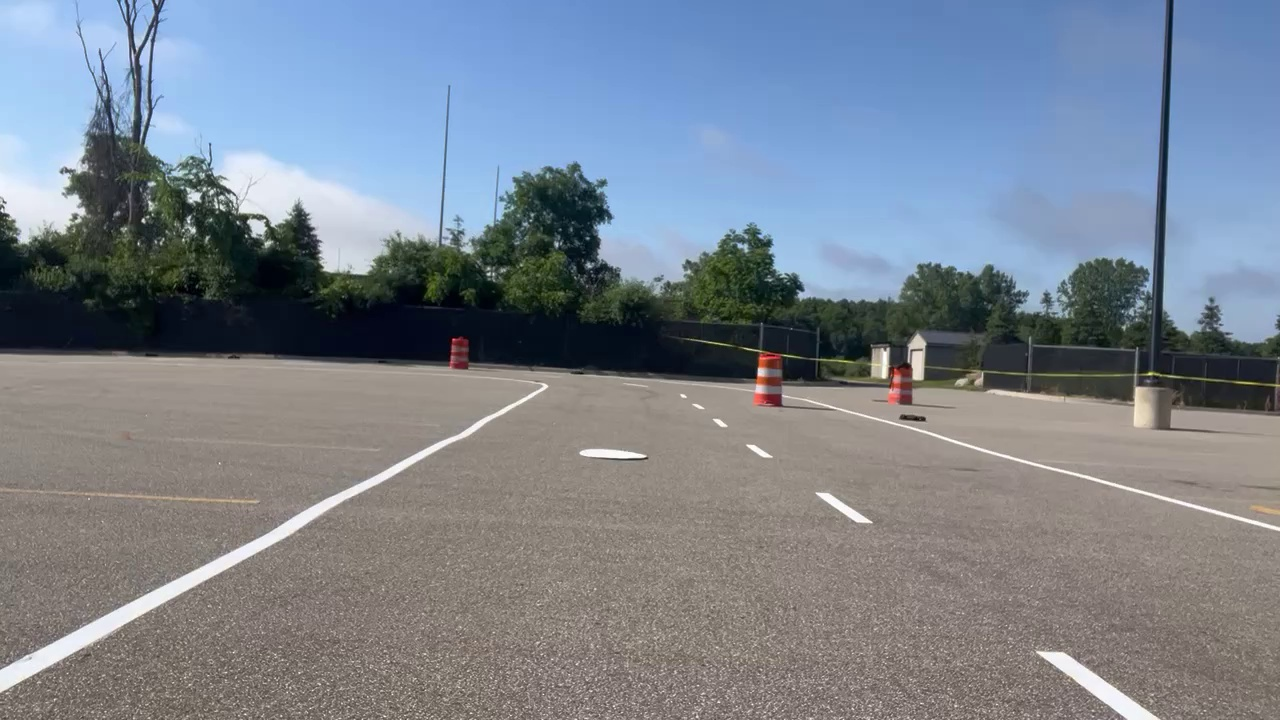
#> input picture examples/raw/frame_000000.jpg, 1280 x 720 px
$ python original_viewer.py
#> lines starting #> are read from the running program, lines starting #| are printed output that depends on the picture; after the words box and inside, x2 and y2 are one past the last pixel; in counts of white or black regions, pixels touching at a corner belong together
"""Inspect every lane-processing stage beside its final result. Run with Python."""
from __future__ import annotations
import argparse
import json
from dataclasses import dataclass
from pathlib import Path
import cv2
import numpy as np

WINDOW = "MARVIN - lane pipeline | I/O masks | A/D images"
MODES = ["Article HSL white", "Previous HSV defaults", "Saved HSL"]
STAGES = [
    ("Original", "Unmodified raw frame."),
    ("HSV saturation", "HSV saturation channel: white paint usually has low saturation."),
    ("HSV value", "HSV value channel: brightness."),
    ("HSL lightness", "OpenCV calls HSL HLS: channels are H, L, S."),
    ("HSL saturation", "HSL saturation channel."),
    ("Article white mask", "From the article notebook: HSL lightness 200..255; any hue or saturation."),
    ("Previous HSV mask", "HSV H=0..180, S=0..30, V=195..255; previous tester defaults."),
    ("Saved HSL mask", "Saved HSL settings: H=0..36, L=59..205, S=0..40."),
    ("Active color mask", "A copy of the Article white, Previous HSV, or Saved HSL mask selected by M."),
    ("Filtered original", "Original colors kept where the active mask is white; all other pixels become black."),
    ("Grayscale", "Filtered BGR image converted to grayscale."),
    ("Gaussian blur", "11 x 11 Gaussian smoothing, as in the article."),
    ("Canny edges", "Canny low=50, high=150, as in the linked article."),
    ("ROI edges", "Canny edges AND region mask; input to Hough transform."),
    ("Raw Hough segments", "All Hough segments, including rejected candidates."),
    ("Accepted segments", "Reject flat segments; group by position; keep the strongest aligned set with enough foreground support."),
    ("Fitted line mask", "Least-squares straight estimates; inferred extensions are not paint pixels."),
]

def in_range(img, lo, hi):
    return cv2.inRange(img, np.array(lo, np.uint8), np.array(hi, np.uint8))

def consistent_segments(segments, width):
    """Choose the length-supported line consensus, rather than averaging markings."""
    if not segments:
        return []
    seg = np.asarray(segments,dtype=float)
    lengths = np.hypot(seg[:,2]-seg[:,0],seg[:,3]-seg[:,1])
    best = None
    best_score = -1
    for x1,y1,x2,y2 in seg:
        a = (x2-x1)/(y2-y1)
        b = x1-a*y1
        # Both endpoints must be close to the candidate infinite line.
        residual = np.maximum(np.abs(seg[:,0]-a*seg[:,1]-b),np.abs(seg[:,2]-a*seg[:,3]-b))/np.sqrt(1+a*a)
        keep = residual <= max(5,width*.008)
        score = float(lengths[keep].sum())
        if score > best_score:
            best_score,best = score,keep
    return seg[best].astype(int).tolist()

def process(img, mode=0, article_roi=False):
    h, w = img.shape[:2]
    hsv = cv2.cvtColor(img, cv2.COLOR_BGR2HSV)
    hls = cv2.cvtColor(img, cv2.COLOR_BGR2HLS)
    white = in_range(hls, [0,200,0], [180,255,255])
    old_hsv = in_range(hsv, [0,0,195], [180,30,255])
    saved_hsl = in_range(hls, [0,59,0], [36,205,40])
    active = [white, old_hsv, saved_hsl][mode]
    filtered = cv2.bitwise_and(img, img, mask=active)
    gray = cv2.cvtColor(filtered, cv2.COLOR_BGR2GRAY)
    blur = cv2.GaussianBlur(gray, (11,11), 0)
    edges = cv2.Canny(blur, 50, 150)
    roi = np.zeros((h,w), np.uint8)
    # Scale the notebook's 960x540 trapezoid, avoiding its resolution-specific bug.
    points = (np.array([[130/960,1], [410/960,330/540], [650/960,350/540], [930/960,1]]) * [w-1,h-1]).astype(np.int32) if article_roi else np.array([[0,int(.4*h)],[w-1,int(.4*h)],[w-1,h-1],[0,h-1]],np.int32)
    cv2.fillPoly(roi, [points], 255)
    cropped = edges & roi
    lines = cv2.HoughLinesP(cropped, 1, np.pi/180, 15, minLineLength=20, maxLineGap=10)
    raw = np.zeros_like(img); accepted = raw.copy(); fits = raw.copy()
    groups = [[] for _ in range(2 if article_roi else 3)]
    candidates = [[] for _ in groups]
    colors = [(255,110,40),(60,230,80),(70,100,255)]
    counts = [0]*len(groups)
    if lines is not None:
        for x1,y1,x2,y2 in lines[:,0]:
            cv2.line(raw,(x1,y1),(x2,y2),(210,210,210),2,cv2.LINE_AA)
            dx,dy = float(x2-x1),float(y2-y1)
            if abs(dy) < 8 or abs(dx/dy) > 3.5: continue
            xb = x1 + (h-1-y1)*dx/dy
            if article_roi:
                if dx == 0: continue
                slope = dy/dx
                if slope < -.3 and (x1+x2)/2 < .6*w: group = 0
                elif slope > .3 and (x1+x2)/2 > .4*w: group = 1
                else: continue
            else:
                if not -.5*w < xb < 1.5*w: continue
                group = 0 if xb < .3*w else (1 if xb < .75*w else 2)
            candidates[group].append((x1,y1,x2,y2))
    for k,segments in enumerate(candidates):
        coherent = consistent_segments(segments,w)
        if coherent:
            ys = np.asarray(coherent)[:,[1,3]]
            # Short bright objects above the foreground are weak lane evidence.
            if np.ptp(ys) < .08*h or ys.max() < .7*h:
                coherent = []
        for x1,y1,x2,y2 in coherent:
            groups[k].extend([(x1,y1),(x2,y2)])
            counts[k] += 1
            cv2.line(accepted,(x1,y1),(x2,y2),colors[k],3,cv2.LINE_AA)
    for k, pts in enumerate(groups):
        if len(pts) < 4: continue
        pts = np.array(pts, dtype=float)
        if np.ptp(pts[:,1]) < 15: continue
        # Fit x(y), handling vertical lines without dividing by dx.
        a,b = np.polyfit(pts[:,1],pts[:,0],1)
        # A raised ROI may include sky: do not extrapolate upward beyond evidence.
        y0,y1 = max(int(points[:,1].min()),int(pts[:,1].min())),h-1
        p0,p1 = (int(np.clip(a*y0+b,-2*w,3*w)),y0),(int(np.clip(a*y1+b,-2*w,3*w)),y1)
        cv2.line(fits,p0,p1,colors[k],6,cv2.LINE_AA)
    fits = cv2.bitwise_and(fits,fits,mask=roi)
    final = img.copy()
    visible = np.any(accepted > 0,axis=2)
    final[visible] = accepted[visible]
    visible = np.any(fits > 0,axis=2)
    final[visible] = (final[visible]*.2 + fits[visible]*.8).astype(np.uint8)
    cv2.polylines(final,[points],True,(0,220,255),1,cv2.LINE_AA)
    stages = [img,hsv[:,:,1],hsv[:,:,2],hls[:,:,1],hls[:,:,2],white,old_hsv,saved_hsl,active,filtered,gray,blur,edges,cropped,raw,accepted,fits]
    return stages, final, {"segments":int(0 if lines is None else len(lines)),"accepted_by_group":counts,"fitted_groups":int(sum(len(p)>=4 and np.ptp(np.array(p)[:,1])>=15 for p in groups))}

def panel(img, title, size=(620,370)):
    if img.ndim == 2: img = cv2.cvtColor(img,cv2.COLOR_GRAY2BGR)
    w,h = size; canvas = np.full((h,w,3),20,np.uint8)
    scale = min(w/img.shape[1],(h-38)/img.shape[0])
    nw,nh = max(1,int(img.shape[1]*scale)),max(1,int(img.shape[0]*scale))
    x,y = (w-nw)//2,38+(h-38-nh)//2
    canvas[y:y+nh,x:x+nw] = cv2.resize(img,(nw,nh),interpolation=cv2.INTER_AREA)
    cv2.putText(canvas,title,(12,25),cv2.FONT_HERSHEY_SIMPLEX,.58,(240,240,240),1,cv2.LINE_AA)
    return canvas

@dataclass
class State:
    index: int = 0
    stage: int = 8
    mode: int = 0
    article_roi: bool = False
    def key(self,key,n):
        if key in (ord('i'),ord('I')): self.stage = (self.stage-1)%len(STAGES)
        elif key in (ord('o'),ord('O')): self.stage = (self.stage+1)%len(STAGES)
        elif key in (ord('a'),ord('A'),2424832,65361): self.index = (self.index-1)%n
        elif key in (ord('d'),ord('D'),2555904,65363): self.index = (self.index+1)%n
        elif key in (ord('m'),ord('M')): self.mode = (self.mode+1)%len(MODES)
        elif key in (ord('r'),ord('R')): self.article_roi = not self.article_roi
        elif key in (ord('q'),ord('Q'),27): return False
        return True

def compose(img, stages, final, info, state, name, n):
    top = np.hstack([panel(img,"RAW / "+name),panel(stages[state.stage],f"{state.stage+1:02}/{len(STAGES)} / "+STAGES[state.stage][0]),panel(final,"FINAL / "+MODES[state.mode])])
    footer = np.full((125,top.shape[1],3),24,np.uint8)
    roi = "ARTICLE trapezoid / two lane fits" if state.article_roi else "MARVIN boundary 2/5 from top / bottom 60%"
    description = STAGES[state.stage][1]
    if STAGES[state.stage][0] == "Active color mask":
        description = f"Source: {MODES[state.mode]} mask. M changes this selection; it feeds all following stages."
    texts = [f"Image {state.index+1}/{n}   |   I / O: previous / next mask   A / D or arrows: image   M: pipeline   R: ROI   S: save   Q: quit",
             description,f"ROI: {roi}  |  Hough: {info['segments']}  |  accepted: {info['accepted_by_group']}  |  fits: {info['fitted_groups']}",
             "Final always follows the active pipeline. Viewing another stage does not change it. Colored extensions are straight estimates."]
    for j,t in enumerate(texts): cv2.putText(footer,t,(12,24+j*27),cv2.FONT_HERSHEY_SIMPLEX,.56,(220,220,220),1,cv2.LINE_AA)
    return np.vstack([top,footer])

def main():
    parser = argparse.ArgumentParser(description=__doc__)
    parser.add_argument("image_folder",nargs="?",type=Path,help="Original raw-image folder; opens a folder picker when omitted")
    parser.add_argument("--export",action="store_true",help="Export a preview and all stages of the first image without a GUI")
    parser.add_argument("--output-dir",type=Path,default=Path.cwd()/'results'/'original',help="Folder for exports and saved images")
    args = parser.parse_args()
    if args.image_folder is None:
        if args.export: parser.error("Provide an image folder when using --export")
        try:
            import tkinter as tk
            from tkinter.filedialog import askdirectory
            root=tk.Tk(); root.withdraw()
            try: selected=askdirectory(title='Choose the original raw-image folder',parent=root)
#> the answer given: ../../examples/raw
            finally: root.destroy()
        except Exception as exc:
            parser.error(f"Cannot open folder picker ({exc}). Pass the image folder as an argument.")
        if not selected: return
        args.image_folder=Path(selected)
    files = sorted(p for p in args.image_folder.rglob('*') if p.suffix.lower() in {'.jpg','.jpeg','.png','.bmp','.tif','.tiff','.webp'}) if args.image_folder.is_dir() else []
    if not files: raise SystemExit(f"No images in {args.image_folder}. Supply your image folder as an argument.")
    state = State(); cache = None; displayed = None
    if not args.export:
        cv2.namedWindow(WINDOW,cv2.WINDOW_NORMAL); cv2.resizeWindow(WINDOW,1600,470)
    while True:
        signature = (state.index,state.mode,state.article_roi)
        if signature != cache:
            img = cv2.imread(str(files[state.index]))
#> img is the input picture: shape (720, 1280, 3); mean B, G, R 142.7, 131.4, 122.7
            if img is None: raise SystemExit(f"Cannot read {files[state.index]}")
            stages,final,info = process(img,state.mode,state.article_roi); cache = signature
#> in process, `cv2.fillPoly(roi, [points], 255)`:
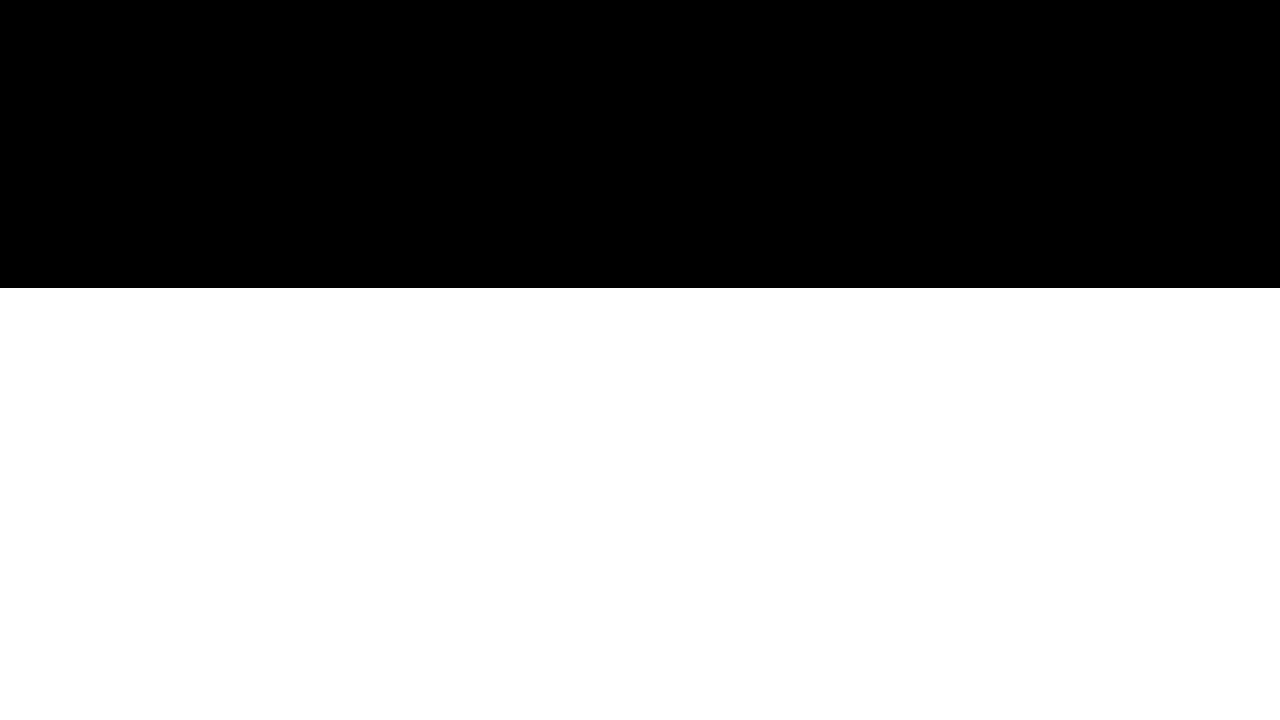
#> roi: shape (720, 1280); 60% white; 1 black region, box (x1, y1, x2, y2) and area: (0, 0, 1280, 288) 368640
#> in process, `cropped = edges & roi`:
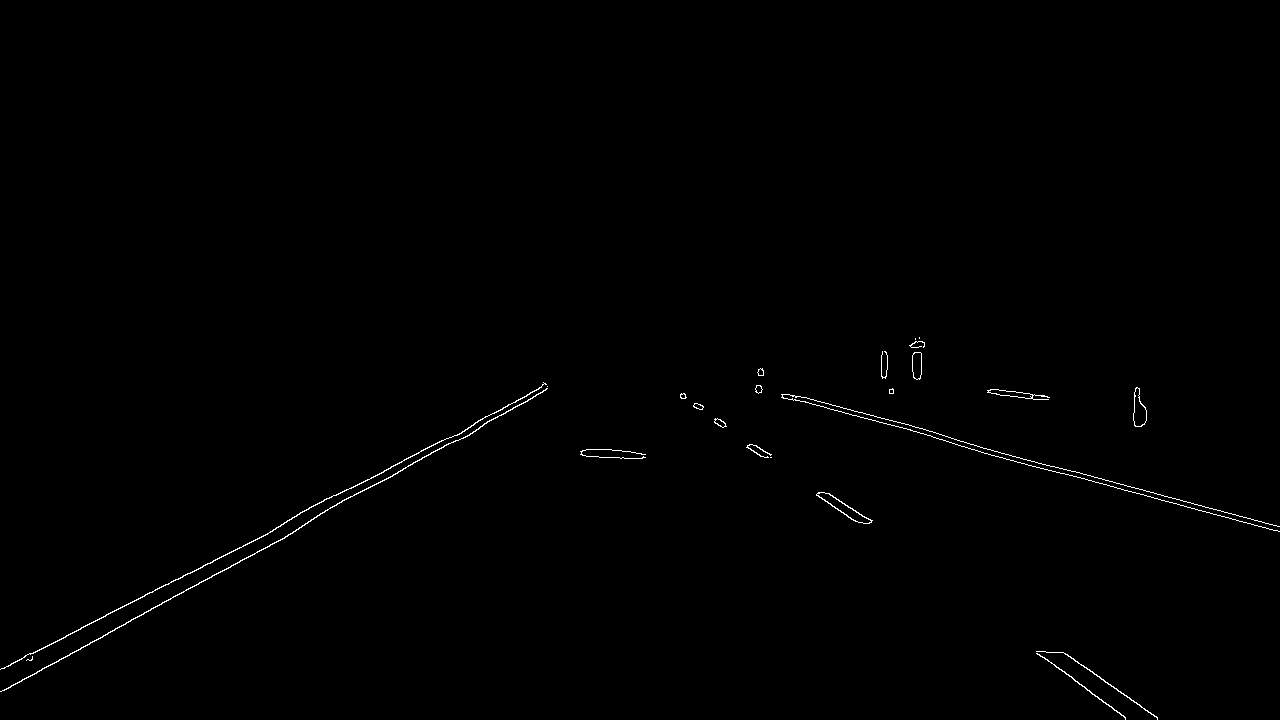
#> cropped: shape (720, 1280); 0.43% white in thin lines or dots, all inside (x1, y1, x2, y2) = (0, 337, 1280, 720)
#> in process, `lines = cv2.HoughLinesP(cropped, 1, np.pi/180, 15, minLineLength=20, m..`: lines = 54 rows, first 6: [0, 669, 275, 529], [10, 687, 257, 551], [308, 521, 449, 443], [1053, 466, 1279, 526], [799, 396, 941, 434], [958, 445, 1279, 531]
#> the loop in process, `for x1,y1,x2,y2 in lines[:,0]:` made 54 passes
#> (x1, y1, x2, y2, dx, dy, xb, group) on passes 1, 2, 3, 7, 8, 10, 11, 12: (0, 669, 275, 529, 275, -140, -98.21, 0), (10, 687, 257, 551, 247, -136, -48.12, 0), (308, 521, 449, 443, 141, -78, -49.92, 0), (1094, 674, 1157, 717, 63, 43, 1159.9, 2), (474, 423, 526, 396, 52, -27, -96.07, 0), (824, 499, 855, 521, 31, 22, 1134, 2), (1036, 651, 1125, 718, 89, 67, 1126.3, 2), (300, 512, 401, 462, 101, -50, -118.1, 0)
#> after the loop in process, `for k,segments in enumerate(candidates):`: counts = [19, 0, 10]; ys = [[674, 717], [499, 521], [493, 522], [652, 671], [493, 520], [494, 519], [691, 717], [661, 688], [393, 408], [493, 512]]
#> in process, `cv2.polylines(final,[points],True,(0,220,255),1,cv2.LINE_AA)`:
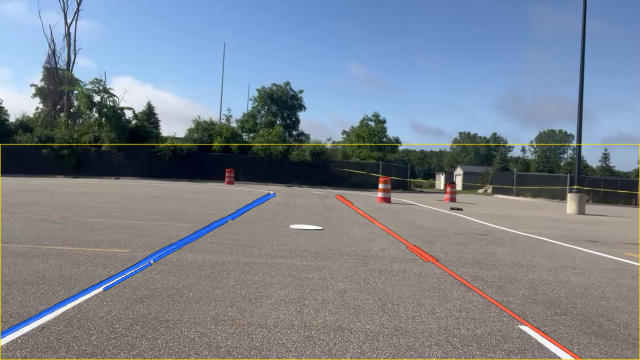
#> final: shape (720, 1280, 3) (shown at 1/2 size); mean B, G, R 141.9, 130.6, 122.2
#> after `stages, final, info = process(img, state.mode, state.article_roi)`: stages = 17 items; info = {'segments': 54, 'accepted_by_group': [19, 0, 10], 'fitted_groups': 2}
        display_signature = (*signature,state.stage)
        if display_signature != displayed:
            view = compose(img,stages,final,info,state,files[state.index].name,len(files))
#> in panel, `cv2.putText(canvas,title,(12,25),cv2.FONT_HERSHEY_SIMPLEX,.58,(240,240..`:
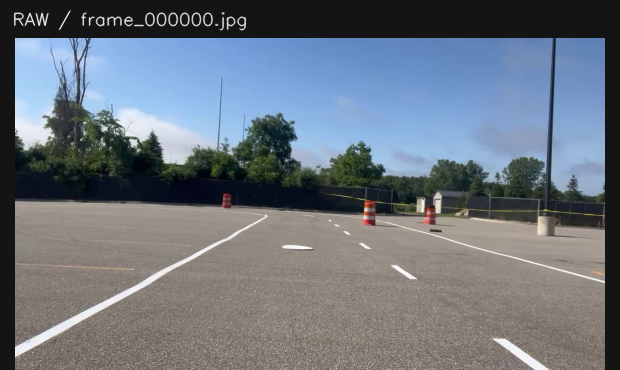
#> canvas: shape (370, 620, 3); mean B, G, R 125.5, 115.8, 108.4
#> call 2 of panel, with title = '09/17 / Active color mask', size = (620, 370)
#> in panel (call 2), `w, h = size`: w = 620; h = 370
#> in panel (call 2), `cv2.putText(canvas,title,(12,25),cv2.FONT_HERSHEY_SIMPLEX,.58,(240,240..`:
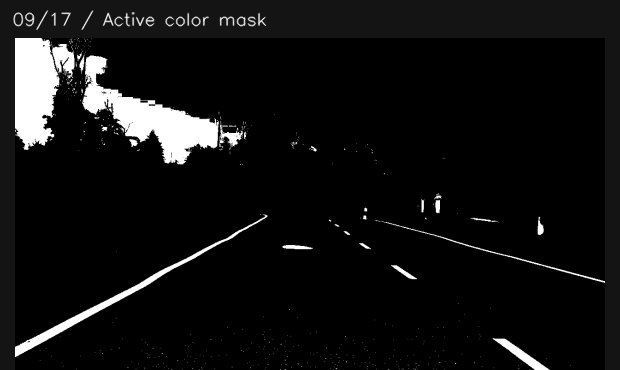
#> canvas: shape (370, 620, 3); min 0, max 255, mean 17.5
#> in compose, `top = np.hstack([panel(img,"RAW / "+name),panel(stages[state.stage],f"..`:
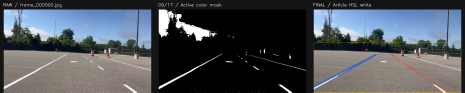
#> top: shape (370, 1860, 3) (shown at 1/4 size); mean B, G, R 89.2, 82.8, 77.9
#> the loop in compose, `for j,t in enumerate(texts): cv2.putText(footer,t,(12,24+j*27),cv2.FON..` made 4 passes
#> in compose, `return np.vstack([top,footer])`:
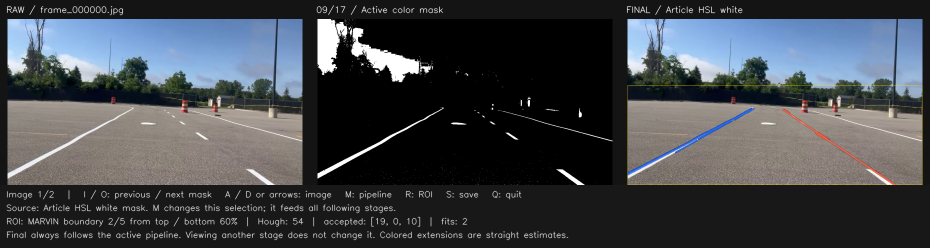
#> returned value: shape (495, 1860, 3) (shown at 1/2 size); mean of channels 0, 1, 2 74.8, 69.9, 66.3; drawn as B, G, R
        if args.export:
            out = args.output_dir/'preview'; out.mkdir(parents=True,exist_ok=True)
            cv2.imwrite(str(out/'viewer.jpg'),view)
            for j,(title,_) in enumerate(STAGES): cv2.imwrite(str(out/f'{j+1:02}_{title.replace(" ","_")}.png'),stages[j])
            cv2.imwrite(str(out/'final.png'),final)
            (out/'details.json').write_text(json.dumps(info,indent=2))
            print(f"Exported {len(stages)} stages to {out}; {len(files)} raw images available.")
            break
        # Pump events on every iteration, repaint only after an actual change.
        if display_signature != displayed:
            cv2.imshow(WINDOW,view)
            displayed = display_signature
        key = cv2.waitKeyEx(40)
#> (key q is pressed here)
#> key = 113
        if cv2.getWindowProperty(WINDOW,cv2.WND_PROP_VISIBLE)<1: break
        if key in (ord('s'),ord('S')):
            out = args.output_dir/'saved'; out.mkdir(parents=True,exist_ok=True)
            stem = f'{files[state.index].stem}_mode{state.mode}_stage{state.stage+1}_roi{int(state.article_roi)}'
            cv2.imwrite(str(out/(stem+'_view.jpg')),view)
            cv2.imwrite(str(out/(stem+'_stage.png')),stages[state.stage])
            cv2.imwrite(str(out/(stem+'_final.png')),final)
            print(f'Saved {stem} to {out}')
        if not state.key(key,len(files)): break
    if not args.export: cv2.destroyAllWindows()

if __name__ == '__main__': main()
